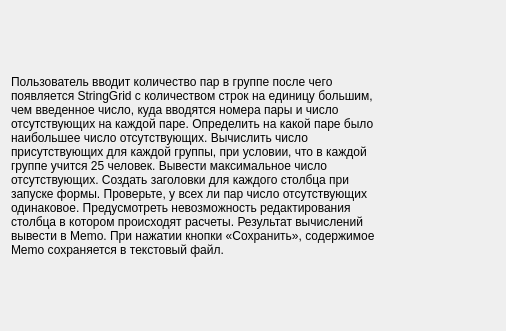
<?xml version="1.0" encoding="UTF-8"?>
<ui version="4.0">
 <class>Usl1</class>
 <widget class="QWidget" name="Usl1">
  <property name="geometry">
   <rect>
    <x>0</x>
    <y>0</y>
    <width>506</width>
    <height>331</height>
   </rect>
  </property>
  <property name="windowTitle">
   <string>Form</string>
  </property>
  <layout class="QHBoxLayout" name="horizontalLayout">
   <item>
    <widget class="QLabel" name="label">
     <property name="text">
      <string>Пользователь вводит количество пар в группе после чего
появляется StringGrid с количеством строк на единицу большим,
чем введенное число, куда вводятся номера пары и число
отсутствующих на каждой паре. Определить на какой паре было
наибольшее число отсутствующих. Вычислить число
присутствующих для каждой группы, при условии, что в каждой
группе учится 25 человек. Вывести максимальное число
отсутствующих. Создать заголовки для каждого столбца при
запуске формы. Проверьте, у всех ли пар число отсутствующих
одинаковое. Предусмотреть невозможность редактирования
столбца в котором происходят расчеты. Результат вычислений
вывести в Memo. При нажатии кнопки «Сохранить», содержимое
Memo сохраняется в текстовый файл.</string>
     </property>
    </widget>
   </item>
  </layout>
 </widget>
 <resources/>
 <connections/>
</ui>
